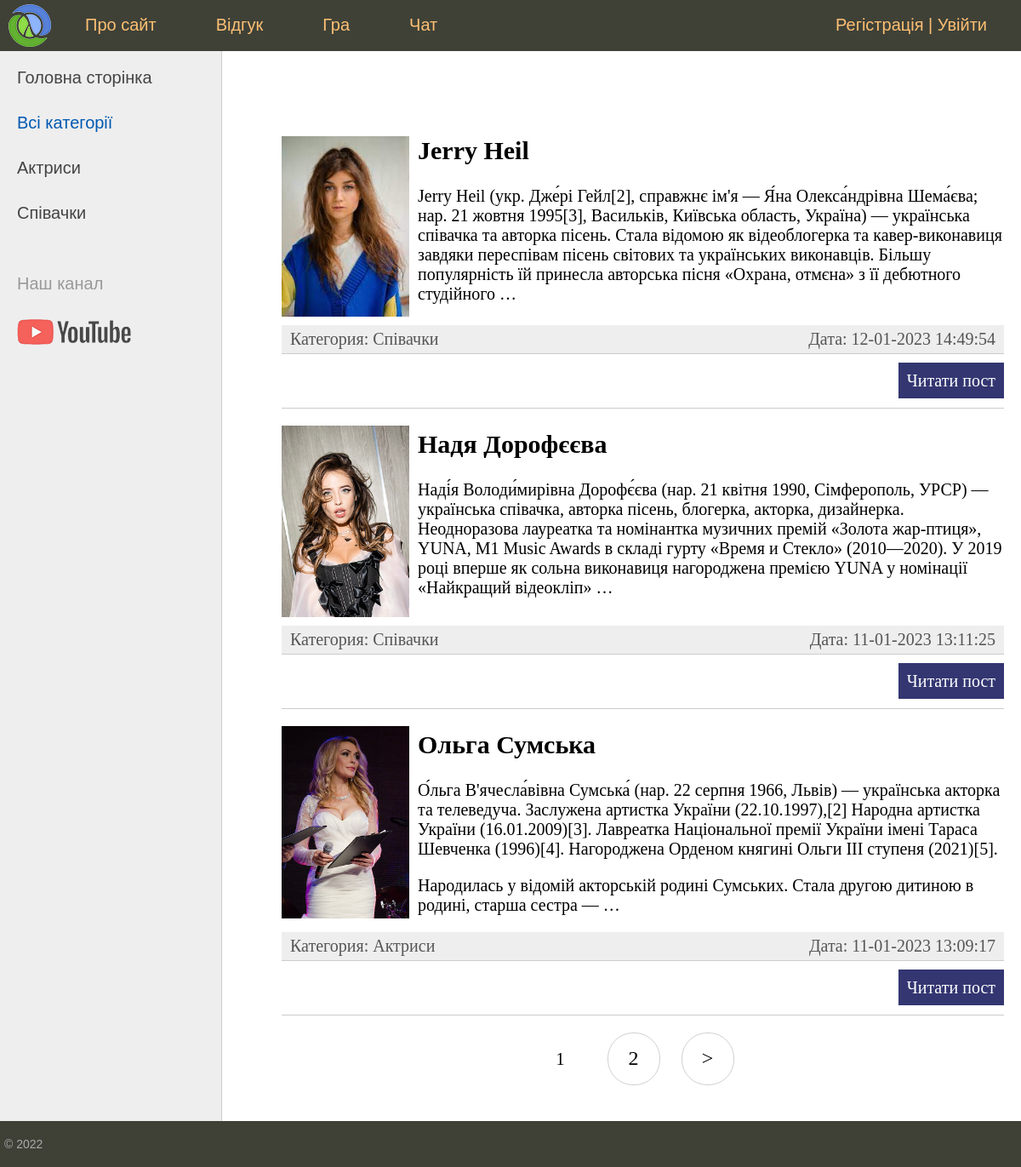
The page / on the database its author committed.
### women/models.py (models this page shows, shortened)
class Category(models.Model):
    name = models.CharField(max_length=100, db_index=True)
    slug = models.SlugField(max_length=255, unique=True, db_index=True, verbose_name='URL')
    def __str__(self):
        return self.name
    def get_absolute_url(self):
        return reverse('category', kwargs={'cat_slug': self.slug})
    class Meta:
        verbose_name = "Категорію"
        verbose_name_plural = "Категорї"

class Women(models.Model):
    title = models.CharField(max_length=255, verbose_name="Заголовок")
    slug = models.SlugField(max_length=255, unique=True, db_index=True, verbose_name='URL')
    content = models.TextField(blank=True)
    photo = models.ImageField(blank=True, upload_to='photos/%Y/%m/%d/')
    time_create = models.DateTimeField(auto_now_add=True)
    time_update = models.DateTimeField(auto_now=True)
    is_published = models.BooleanField(default=True)
    cat_id = models.ForeignKey('Category', on_delete=models.PROTECT)
    def get_absolute_url(self):
        return reverse('post', kwargs={'post_slug': self.slug})
    class Meta:
        verbose_name = "Відому жінку"
        verbose_name_plural = "Відомі жінки"
        ordering = ['-time_create', 'title']

### women/views.py (the view)
# urls.py: path('', WomenHome.as_view(), name='home'),
class WomenHome(DataMixin, ListView):
    model = Women
    template_name = 'women/index.html'
    context_object_name = 'posts'
    def get_queryset(self):
        return Women.objects.filter(is_published=True).select_related('cat_id')
    def get_context_data(self, *, object_list=None, **kwargs):
        context = super().get_context_data(**kwargs)
        c_def = self.get_user_context(title='Головна сторінка',
                                      cat_selected=0)
        return dict(list(context.items()) + list(c_def.items()))

### women/utils.py (called while the page is built)
    def get_user_context(self, **kwargs):
        context = kwargs
        cats = Category.objects.annotate(Count('women'))
        context['cats'] = cats
        user_menu = menu.copy()
        if not self.request.user.is_authenticated:
            user_menu.pop(1)
        context['menu'] = user_menu
        if 'cat_selected' not in context:
            context['cat_selected'] = 0
        return context

### women/templates/women/index.html (shortened to what this page needs)
{% extends 'women/base.html' %}
{% block content %}
<ul class="list-articles">
	{% for p in posts %}
			{% if p.photo %}
				<p><img class="img-article-left thumb" src="{{ p.photo.url }}"></p>
			{% endif %}
			<li><h2>{{p.title}}</h2>
	{% autoescape on %}
	{{p.content|linebreaks|truncatewords:50}}
	{% endautoescape %}
			<div class="article-panel">
				<p class="first">Категория: {{ p.cat_id }}</p>
				<p class="last">Дата: {{ p.time_update|date:"d-m-Y H:i:s" }}</p>
			</div>
			<li>
			<p class="link-read-post"><a href="{{ p.get_absolute_url }}">Читати пост</a></p>
			</li>
	{% endfor %}
</ul>
{% endblock %}

### women/templates/women/base.html (shortened to what this page needs)
{% load static %}
<!DOCTYPE html>
<html>
<head>
	<link type="text/css" href="{% static 'women/css/styles.css' %}" rel="stylesheet" />
</head>
<body>
<table class="table-page" border=0 cellpadding="0" cellspacing="0">
<tr><td valign=top>
{% block mainmenu %}
		<div class="header">
			<ul id="mainmenu" class="mainmenu">
			<li class="logo"><a href="{% url 'home' %}"><div class="logo"></div></a></li>
			{% for m in menu %}
				<li><a href="{% url m.url_name %}">{{m.title}}</a></li>
			{% endfor %}
			{% if request.user.is_authenticated %}
			<li class="last">{{ user.username }} | <a href="{% url 'logout' %}">Вийти</a></li>
			{% else %}
			<li class="last"><a href="{% url 'register' %}">Регістрація</a> | <a href="{% url 'login' %}">Увійти</a></li>
			{% endif %}
			</ul>
		</div>
{% endblock mainmenu %}
<table class="table-content" border=0 cellpadding="0" cellspacing="0">
<tr>
	<td valign="top" class="left-chapters">
	<ul id="leftchapters">
		{% if cat_selected == 0 %}
			{{ title }}
			<li class="selected">Всі категорії</li>
		{% else %}
			{{ title }}
			<li><a href="{% url 'home' %}">Всі категорії</a></li>
		{% endif %}
		{% for c in cats %}
			{% if c.women__count > 0 %}
				{% if c.pk == cat_selected %}
					<li class="selected">{{c.name}}</li>
				{% else %}
					<li><a href="{{ c.get_absolute_url }}">{{c.name}}</a> </li>
				{% endif %}
			{% endif %}
		{% endfor %}
		<li class="share">
		<p>Наш канал</p>
		<a class="share-yt" href="#" target="_blank" rel="nofollow"></a>
		</li>
	</ul>
</td>
<td valign="top" class="content">
	<div class="content-text">
        {% block content %}
        {% endblock %}
		{% if page_obj.has_other_pages %}
			<nav class="list-pages">
				<ul>
					{% for p in paginator.page_range %}
						{% if page_obj.number == p %}
							<li class="page-num page-num-selected">{{ p }}</li>
						{% elif p >= page_obj.number|add:-2 and p <= page_obj.number|add:2 %}
							<li class="page-num">
								<a href="?page={{ p }}">{{ p }}</a>
							</li>
						{% endif %}
					{% endfor %}
					{% if page_obj.has_next %}
						<li class="page-num">
							<a href="?page={{ page_obj.next_page_number }}">></a>
						</li>
					{% endif %}
				</ul>
			</nav>
		{% endif %}
	</div>
</td></tr></table>
</td></tr>
<tr><td valign=top>
	<div id="footer">
		<p>&copy; 2022 </p>
	</div>
</td></tr></table>
</body>
</html>

### women/static/women/css/styles.css (style rules this page uses)
html, body { font-family: 'Arial'; margin: 0; padding: 0; height: 100%; width: 100%; color: #444; }
a { color: #0059b2; text-decoration: none; }
img { max-width: 600px; height: auto; }
img.img-article-left { max-width: 300px; height: auto; float: left; padding: 0 10px 10px 0; }
img.img-article-left.thumb { max-width: 150px; height: auto; }
p.link-read-post { text-align: right; }
p.link-read-post a { padding: 10px; min-width: 100px; background: #333671; color: #fff; text-decoration: none; }
div.article-panel { background: #eee; padding: 5px 10px 5px 10px; box-sizing: border-box; overflow: hidden; color: #555; }
div.article-panel p.first { margin: 0; float: left; }
div.article-panel p.last { margin: 0; float: right; }
ul.list-articles { list-style: none; margin: 0; padding: 0; }
ul.list-articles li { border-bottom: 1px solid #ccc; }
.table-page { width: 100%; height: 100%; vertical-align: top; }
.table-page tr { height: 100%; }
.header { background: #3F4137; height: 60px; }
.logo { background: url('../images/logo.png') no-repeat 10px 5px; width: 70px; height: 60px; }
ul.mainmenu { list-style: none; margin: 0; padding: 0; height: 60px; color: #fdc073; font-size: 20px; overflow: hidden; }
ul.mainmenu li { float: left; margin: 18px 40px 0 30px; }
ul.mainmenu li.logo { margin: 0; }
ul.mainmenu li.last { float: right; }
ul.mainmenu li a { color: #fdc073; text-decoration: none; }
.table-content { width: 100%; min-height: 100%; height: 100%; }
.left-chapters { margin: 0; background: #eee; border-right: 1px solid #ccc; min-height: 100%; }
.left-chapters ul { width: 230px; min-height: 100%; margin: 0; padding: 20px 10px 10px 20px; list-style: none; font-size: 20px; }
.left-chapters ul li { margin: 30px 0 0 0; color: #999; }
.left-chapters ul li.selected { color: #0059b2; }
.left-chapters ul li a { color: #444; text-decoration: none; }
.left-chapters ul li.share { margin: 60px 0 0 0; }
.left-chapters ul li.share p { margin: 30px 0 30px 0; }
.left-chapters ul li.share a { display: inline-block; width: 40px; height: 40px; margin: 0 20px 0 0; }
.left-chapters ul li.share a.share-yt { width: 100%; height: 30px; background: url('../images/share_yt.png') no-repeat 0 0 }
.content { padding: 40px 20px 20px 40px; width: 100%; box-sizing: border-box; }
.content-text { margin: 60px 0 0 30px; color: #000; font-size: 20px; font-family: Yandex Sans Display Light; }
#footer { box-sizing: border-box; background: #3F4137; padding: 5px; color: #aaa; font-size: 14px; font-family: Verdana, Geneva, Arial, Helvetica; text-align: left; overflow: hidden; }
.list-pages { text-align: center; margin: 0 0 20px 0; }
.list-pages ul { margin: 20px 0 0 0; padding: 0; list-style: none; }
.list-pages ul li { display: inline-block; margin: 0 20px 0 0; }
.list-pages a { color: #000; font-size: 24px; text-decoration: none; }
.list-pages .page-num, .page-num-selected { display: inline-block; width: 60px; height: 44px; padding: 16px 0 0 0; border: 1px solid #d0d0d0; border-radius: 30px; }
.list-pages .page-num-selected { border: none; color: #000; font-size: 20px; }

### rows shown on the page
Category: name "Актриси"
Category: name "Співачки"
Women: photo (picture), title "Jerry Heil", content "Jerry Heil (укр. Дже́рі Гейл[2], справжнє ім'я — Я́на Олекса́ндрівна Шема́єва; нар. 21 жовтня 1995[3], Васильків, Київська область, Україна) — українська співачка та авторка пісень. Стала відомою як відеоблогерка та кавер-виконавиця завдяки переспівам пісень світових та українських виконавців. Більшу популярність їй принесла авторська пісня «Охрана, отмєна» з її дебютного студійного …", cat_id "Співачки", time_update "12-01-2023 14:49:54"
Women: photo (picture), title "Надя Дорофєєва", content "Наді́я Володи́мирівна Дорофє́єва (нар. 21 квітня 1990, Сімферополь, УРСР) — українська співачка, авторка пісень, блогерка, акторка, дизайнерка. Неодноразова лауреатка та номінантка музичних премій «Золота жар-птиця», YUNA, M1 Music Awards в складі гурту «Время и Стекло» (2010—2020). У 2019 році вперше як сольна виконавиця нагороджена премією YUNA у номінації «Найкращий відеокліп» …", cat_id "Співачки", time_update "11-01-2023 13:11:25"
Women: photo (picture), title "Ольга Сумська", content "О́льга В'ячесла́вівна Сумська́ (нар. 22 серпня 1966, Львів) — українська акторка та телеведуча. Заслужена артистка України (22.10.1997),[2] Народна артистка України (16.01.2009)[3]. Лавреатка Національної премії України імені Тараса Шевченка (1996)[4]. Нагороджена Орденом княгині Ольги ІІІ ступеня (2021)[5]. Народилась у відомій акторській родині Сумських. Стала другою дитиною в родині, старша сестра — …", cat_id "Актриси", time_update "11-01-2023 13:09:17"

### other values the page prints
{{ m.title }} "Про сайт" "Відгук" "Гра" "Чат"
{{ title }} "Головна сторінка"
{{ p }} "1"
{{ p }} "2"
